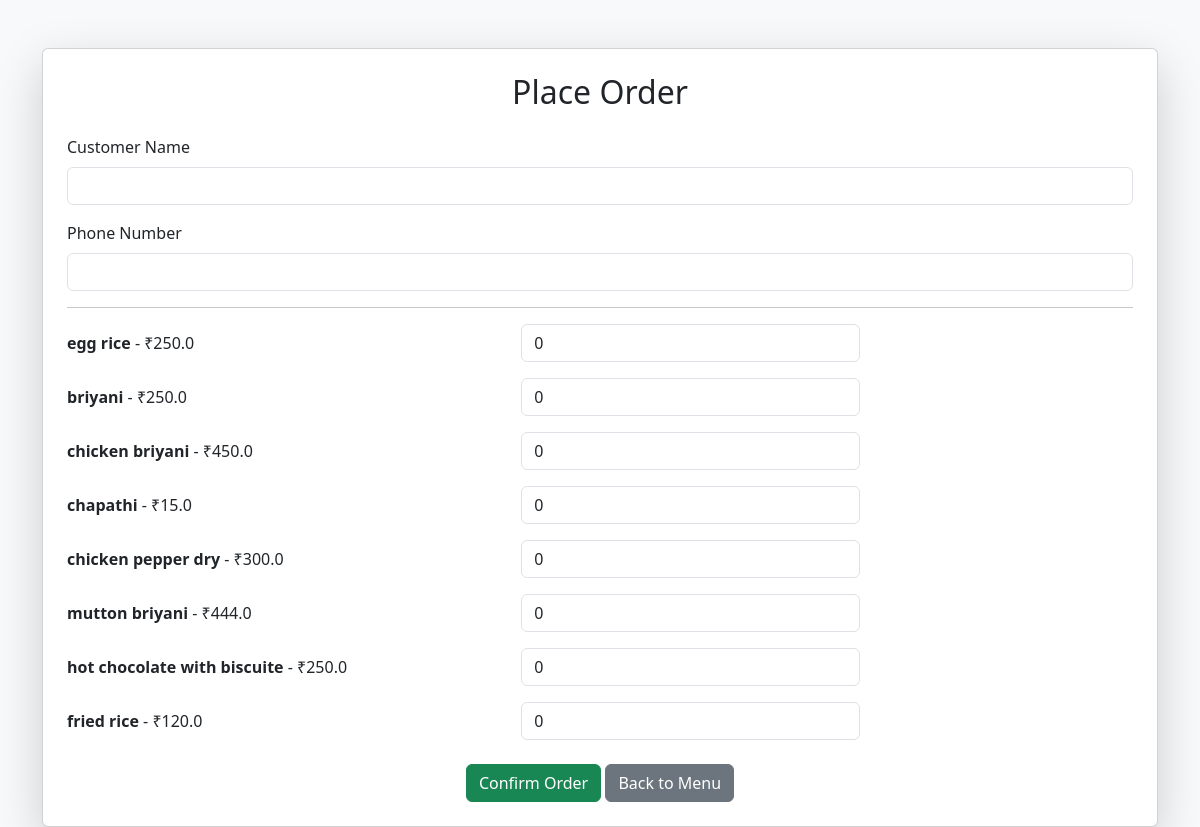
The app's page /order (signed in) with its own data.
### tables this page shows
CREATE TABLE items (
        id INTEGER PRIMARY KEY AUTOINCREMENT,
        name TEXT NOT NULL,
        price REAL NOT NULL
    );

### app.py (the view, shortened to what this page needs)
@app.route("/order", methods=["GET","POST"])
def place_order():
    if not session.get("admin"):
        return redirect("/login")
    conn = sqlite3.connect(DB_PATH)
    cursor = conn.cursor()
    cursor.execute("SELECT * FROM items")
    items = cursor.fetchall()
    conn.close()
    return render_template("place_order.html",items=items)

### templates/place_order.html (shortened to what this page needs)
<!DOCTYPE html>
<html>
<head>
    <link href="https://cdn.jsdelivr.net/npm/bootstrap@5.3.0/dist/css/bootstrap.min.css" rel="stylesheet">
</head>
<body class="bg-light">
<div class="container mt-5">
    <div class="card shadow-lg p-4">
        <h2 class="text-center mb-4">Place Order</h2>
        <form method="POST" action="/order">
            <div class="mb-3">
                <label class="form-label">Customer Name</label>
                <input type="text" name="customer_name" class="form-control" required>
            </div>
            <div class="mb-3">
                <label class="form-label">Phone Number</label>
                <input type="text" name="phone_number" class="form-control" required>
            </div>
            <hr>
            {% for item in items %}
            <div class="row mb-3 align-items-center">
                <div class="col-md-5">
                    <strong>{{ item[1] }}</strong> - ₹{{ item[2] }}
                </div>
                <div class="col-md-4">
                    <input type="number"
                           name="quantity"
                           min="0"
                           value="0"
                           class="form-control"
                           placeholder="Enter quantity">
                </div>
            </div>
            {% endfor %}
            <div class="text-center mt-4">
                <button type="submit" class="btn btn-success">
                    Confirm Order
                </button>
                <a href="/" class="btn btn-secondary">
                    Back to Menu
                </a>
            </div>
        </form>
    </div>
</div>
</body>
</html>

### records on screen
items: name "egg rice", price "250.0"
items: name "briyani", price "250.0"
items: name "chicken briyani", price "450.0"
items: name "chapathi", price "15.0"
items: name "chicken pepper dry", price "300.0"
items: name "mutton briyani", price "444.0"
items: name "hot chocolate with biscuite", price "250.0"
items: name "fried rice", price "120.0"
